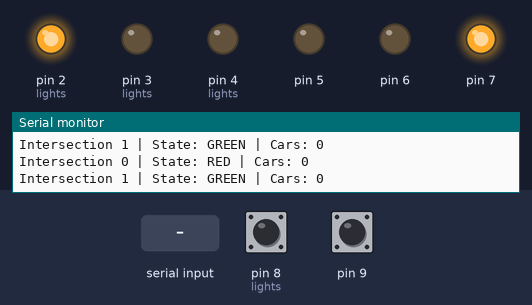
Recording of a sketch running on a simulated Arduino Uno, built with avr-gcc and run on an emulated ATmega328P. Shown: output pins drawn as LEDs (lit = HIGH), the last lines printed to the serial monitor. The test bench sets the inputs (shaded band); at power-on: pin 9 HIGH, pin 8 (lights) HIGH.

Above: at 1.2 s.
1.3 s: "1" received over Serial
At 2.7 s:
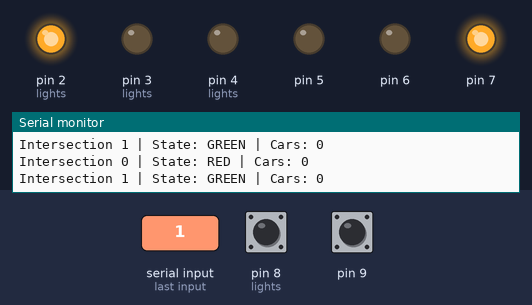
4.3 s: pin 9 pulled LOW for 1 s
At 6.7 s:
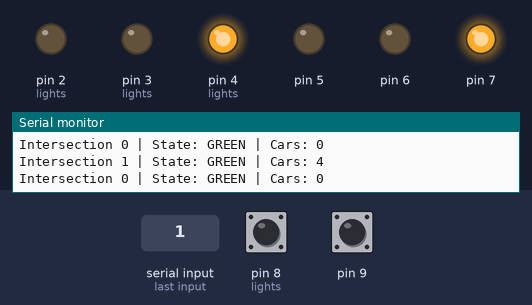
8.3 s: pin 8 (lights) pulled LOW for 0.15 s
At 11.34 s:
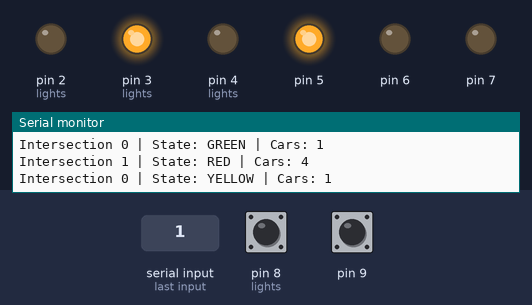
11.4 s: "2" received over Serial
At 12.7 s:
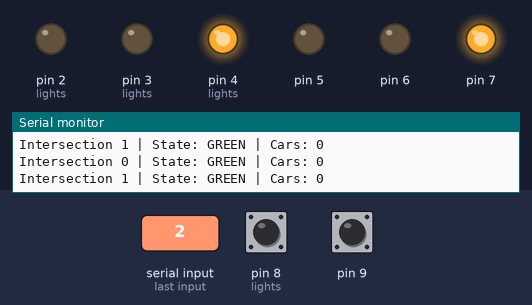
14.4 s: pin 9 pulled LOW for 0.15 s
At 20.0 s:
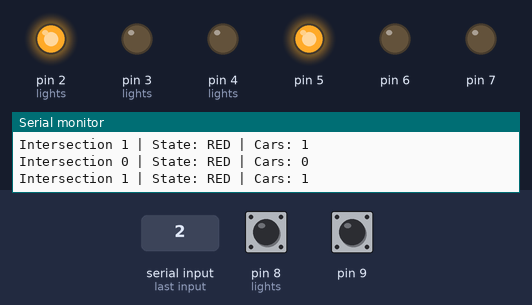
Timing chart, 0 to 21.5 s (numbered marks = the images above; inputs shaded):
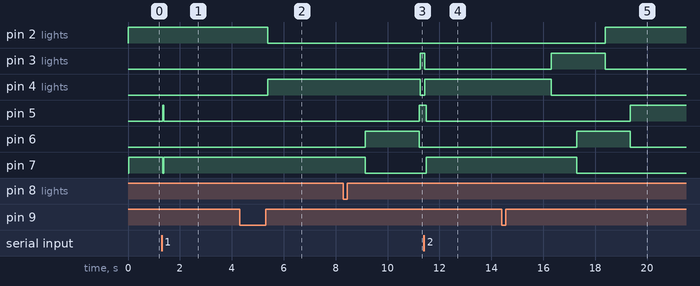

Measured:
- after the input at 1.3 s, pin 5: LOW → HIGH at once, → LOW 0.04 s later; pin 7: HIGH → LOW at once, → HIGH 0.04 s later
- after the input at 4.3 s, pin 2 (lights): HIGH → LOW after 1.1 s instead of 0.79 s; pin 4 (lights): LOW → HIGH after 1.1 s instead of 0.79 s; pin 5: stays LOW (without the input it goes to HIGH after 2.9 s); pin 6: stays LOW (without the input it goes to HIGH after 0.83 s); pin 7: stays HIGH (without the input it goes to LOW after 0.83 s)
- after the input at 8.3 s, pin 3 (lights): LOW → HIGH after 3.0 s instead of 1.9 s; pin 4 (lights): HIGH → LOW after 3.0 s instead of 1.9 s
- after the input at 11.4 s, pin 2 (lights): stays LOW (without the input it goes to HIGH after 1.9 s); pin 3 (lights): HIGH → LOW after 0.04 s instead of 1.9 s; pin 4 (lights): LOW → HIGH at once; pin 5: HIGH → LOW after 0.08 s; pin 7: LOW → HIGH after 0.08 s
- after the input at 14.4 s, pin 5: LOW → HIGH after 5.0 s instead of 3.9 s; pin 7: HIGH → LOW after 2.9 s instead of 1.9 s

The sketch:

smart_traffic_light_controller.ino
```cpp
#define NUM_LIGHTS 2

// ================= STRUCT =================
struct TrafficLight {
  int redPin, yellowPin, greenPin, buttonPin;
  int vehicleCount;
  String state;
  unsigned long lastChangeTime;
  int phase; // 0=Green, 1=Yellow, 2=Red
};

// Pointer for dynamic memory
TrafficLight *lights;

// Timing (in milliseconds)
unsigned long greenTime = 5000;
unsigned long yellowTime = 2000;
unsigned long redTime = 5000;

// SETUP
void setup() {
  Serial.begin(9600);

  // Allocate memory
  lights = (TrafficLight*) malloc(NUM_LIGHTS * sizeof(TrafficLight));

  // Intersection 1
  lights[0] = {2, 3, 4, 8, 0, "RED", 0, 2};

  // Intersection 2
  lights[1] = {5, 6, 7, 9, 0, "RED", 0, 0};

  // Set pin modes
  for (int i = 0; i < NUM_LIGHTS; i++) {
    pinMode(lights[i].redPin, OUTPUT);
    pinMode(lights[i].yellowPin, OUTPUT);
    pinMode(lights[i].greenPin, OUTPUT);
    pinMode(lights[i].buttonPin, INPUT_PULLUP);
    lights[i].lastChangeTime = millis();
  }

  Serial.println("System Started...");
  Serial.println("Commands: 1=All Red | 2=Reset");
}

void loop() {
  unsigned long currentTime = millis();

  for (int i = 0; i < NUM_LIGHTS; i++) {

    // VEHICLE DETECTION
    if (digitalRead(lights[i].buttonPin) == LOW) {
      lights[i].vehicleCount++;
      Serial.print("Vehicle detected at Intersection ");
      Serial.println(i);
      delay(200); // small debounce
    }

    // TRAFFIC CONTROL
    switch (lights[i].phase) {

      case 0: // GREEN
        setLight(i, LOW, LOW, HIGH);
        lights[i].state = "GREEN";

        if (currentTime - lights[i].lastChangeTime >
            greenTime + lights[i].vehicleCount * 1000) {
          lights[i].phase = 1;
          lights[i].lastChangeTime = currentTime;
        }
        break;

      case 1: // YELLOW
        setLight(i, LOW, HIGH, LOW);
        lights[i].state = "YELLOW";

        if (currentTime - lights[i].lastChangeTime > yellowTime) {
          lights[i].phase = 2;
          lights[i].lastChangeTime = currentTime;
        }
        break;

      case 2: // RED
        setLight(i, HIGH, LOW, LOW);
        lights[i].state = "RED";

        if (currentTime - lights[i].lastChangeTime > redTime) {
          lights[i].phase = 0;
          lights[i].vehicleCount = 0; // reset count
          lights[i].lastChangeTime = currentTime;
        }
        break;

      default: // ERROR HANDLING
        Serial.println("Error: Invalid State");
        lights[i].phase = 2;
        break;
    }

    logData(i);
  }

  serialMenu();
}


// Control LEDs
void setLight(int i, int r, int y, int g) {
  digitalWrite(lights[i].redPin, r);
  digitalWrite(lights[i].yellowPin, y);
  digitalWrite(lights[i].greenPin, g);
}

// Display data
void logData(int i) {
  Serial.print("Intersection ");
  Serial.print(i);
  Serial.print(" | State: ");
  Serial.print(lights[i].state);
  Serial.print(" | Cars: ");
  Serial.println(lights[i].vehicleCount);
}

// Serial menu
void serialMenu() {
  if (Serial.available()) {
    char input = Serial.read();

    if (input == '1') {
      Serial.println("Manual Override: All RED");
      for (int i = 0; i < NUM_LIGHTS; i++) {
        setLight(i, HIGH, LOW, LOW);
      }
    }

    else if (input == '2') {
      Serial.println("System Reset");
      for (int i = 0; i < NUM_LIGHTS; i++) {
        lights[i].vehicleCount = 0;
        lights[i].phase = 0;
      }
    }

    else {
      Serial.println("Invalid Command");
    }
  }
}
```
